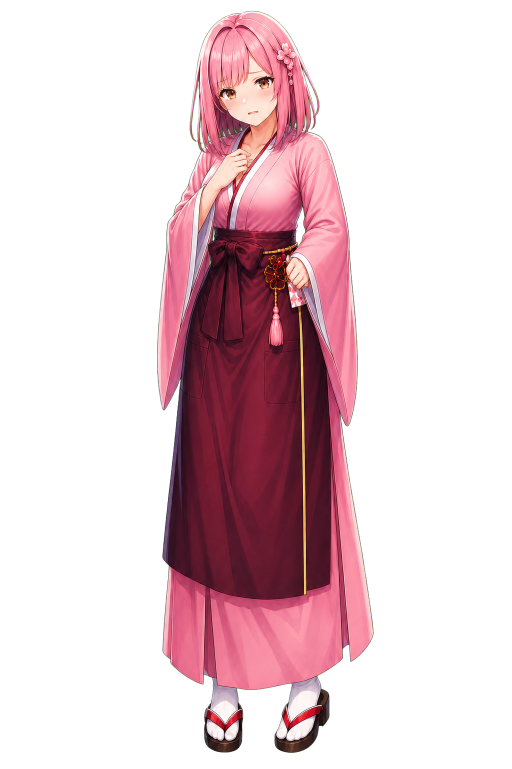
#> input picture 10_作品與專案/驚蟄/03_開發/JingZhe/game/images/characters/hanami_concerned_3q_full_unarmed.png, 1023 x 1537 px (shown at 1/2 size); its folder holds 4 pictures in this run
$ python build_thigh_sprites.py
#> lines starting #> are read from the running program, lines starting #| are printed output that depends on the picture
"""Build uniform thigh-shot game sprites from the formal character mirrors.

The source PNGs in game/images/characters stay untouched. Derived sprites are
written to game/images/characters/thigh and are the files referenced by Ren'Py.
"""

from pathlib import Path

from PIL import Image


PROJECT_DIR = Path(__file__).resolve().parents[1]
SOURCE_DIR = PROJECT_DIR / "game" / "images" / "characters"
OUTPUT_DIR = SOURCE_DIR / "thigh"
OUTPUT_SIZE = (1024, 1536)
FULL_OUTLINE_PREFIXES = ("jorogumo_", "tsuchigumo_", "kamikiri_", "omukade_")
FIXED_CROP_BOXES = {
    "shadow_witch_annoyed_3q_full_holding_staff.png": (139, 28, 836, 1074),
    "shadow_witch_cold_3q_full_holding_staff.png": (139, 28, 836, 1074),
    "shadow_witch_concerned_3q_full_holding_staff.png": (139, 28, 836, 1074),
}


def framing_factor(filename: str) -> float:
    """Return the retained share of the visible subject's vertical extent."""
    if "_thigh_" in filename:
        return 1.0
    return 0.72


def contain_full_outline(image: Image.Image) -> Image.Image:
    """Fit a non-human silhouette without cutting limbs at the crop edges."""
    scale = min(OUTPUT_SIZE[0] / image.width, OUTPUT_SIZE[1] / image.height)
    fitted_size = (
        max(1, round(image.width * scale)),
        max(1, round(image.height * scale)),
    )
    fitted = image.resize(fitted_size, Image.Resampling.LANCZOS)
    framed = Image.new("RGBA", OUTPUT_SIZE, (0, 0, 0, 0))
    framed.alpha_composite(
        fitted,
        ((OUTPUT_SIZE[0] - fitted.width) // 2, OUTPUT_SIZE[1] - fitted.height),
    )
    return framed


def build_sprite(source_path: Path, output_path: Path) -> tuple[int, int, int, int]:
    image = Image.open(source_path).convert("RGBA")
#> image is the input picture: PIL image 1023x1537 RGBA; mean R, G, B, A 49.8, 26.4, 31.6, 75.8
    alpha_box = image.getchannel("A").getbbox()
#> alpha_box = (314, 21, 748, 1506)
    if alpha_box is None:
        raise ValueError(f"Sprite has no visible pixels: {source_path.name}")

    fixed_crop = FIXED_CROP_BOXES.get(source_path.name)
    if fixed_crop is not None:
        framed = image.crop(fixed_crop).resize(OUTPUT_SIZE, Image.Resampling.LANCZOS)
        output_path.parent.mkdir(parents=True, exist_ok=True)
        framed.save(output_path, optimize=True)
        return fixed_crop

    if source_path.name.startswith(FULL_OUTLINE_PREFIXES):
        framed = contain_full_outline(image)
        output_path.parent.mkdir(parents=True, exist_ok=True)
        framed.save(output_path, optimize=True)
        return (0, 0, image.width, image.height)

    factor = framing_factor(source_path.name)
    visible_height = alpha_box[3] - alpha_box[1]
#> visible_height = 1485
    crop_height = min(image.height, round(visible_height * factor))
#> crop_height = 1069
    crop_width = min(image.width, round(crop_height * 2 / 3))
#> crop_width = 713

    crop_top = max(0, min(image.height - crop_height, alpha_box[1] - 20))
#> crop_top = 1
    visible_slice = image.crop(
        (0, crop_top, image.width, crop_top + crop_height)
    ).getchannel("A").getbbox()
#> visible_slice = (314, 20, 719, 1069)
    if visible_slice is None:
        center_x = (alpha_box[0] + alpha_box[2]) / 2
    else:
        center_x = (visible_slice[0] + visible_slice[2]) / 2
#> center_x = 516.5

    crop_left = max(0, min(image.width - crop_width, round(center_x - crop_width / 2)))
#> crop_left = 160
    crop_box = (
        crop_left,
        crop_top,
        crop_left + crop_width,
        crop_top + crop_height,
    )
#> crop_box = (160, 1, 873, 1070)

    framed = image.crop(crop_box).resize(OUTPUT_SIZE, Image.Resampling.LANCZOS)
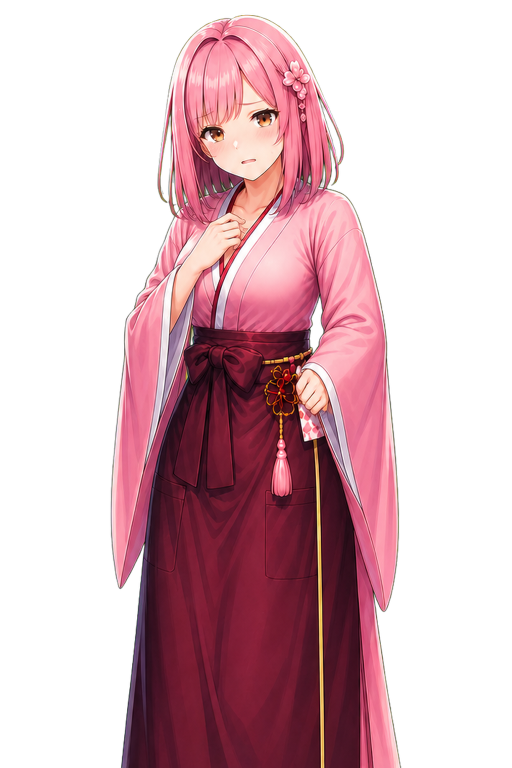
#> framed: PIL image 1024x1536 RGBA (shown at 1/2 size); mean R, G, B, A 71, 37.9, 44.9, 111.4; transparent parts drawn white
    output_path.parent.mkdir(parents=True, exist_ok=True)
    framed.save(output_path, optimize=True)
    return crop_box


def main() -> None:
    sources = sorted(SOURCE_DIR.glob("*.png"))
    if not sources:
        raise SystemExit(f"No source sprites found in {SOURCE_DIR}")

    for source_path in sources:
        crop_box = build_sprite(source_path, OUTPUT_DIR / source_path.name)
#> crop_box = (160, 1, 873, 1070)
        print(f"{source_path.name}: crop={crop_box}")
#| hanami_concerned_3q_full_unarmed.png: crop=(160, 1, 873, 1070)
#> pass 2 of the loop in main, `for source_path in sources:`:
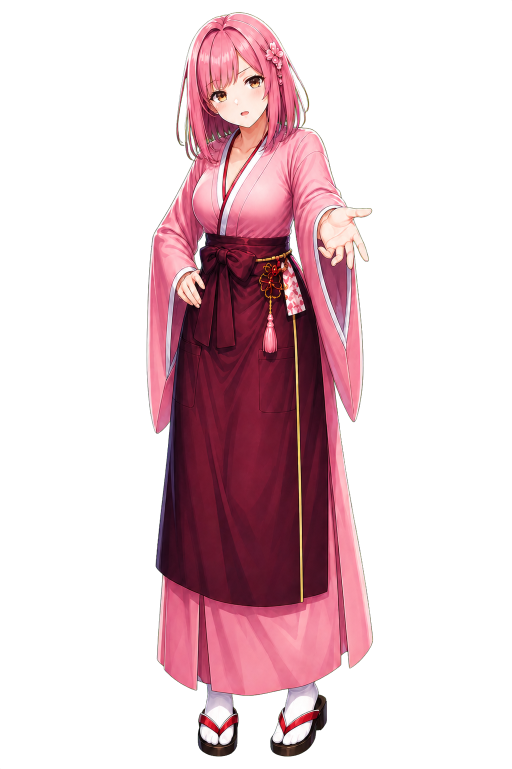
#> input picture 10_作品與專案/驚蟄/03_開發/JingZhe/game/images/characters/hanami_curious_3q_full_unarmed.png, 1023 x 1537 px (shown at 1/2 size)
#> in build_sprite, image is the input picture: PIL image 1023x1537 RGBA; mean R, G, B, A 51.7, 27.7, 33.1, 80.3
#> alpha_box = (0, 0, 1023, 1537)
#> visible_height = 1537
#> crop_height = 1107
#> crop_width = 738
#> crop_top = 0
#> visible_slice = (293, 0, 1023, 1107)
#> center_x = 658
#> crop_left = 285
#> in build_sprite (call 2), `crop_box = ( crop_left, crop_top, crop_left + crop_width, crop_top + c..`: crop_box = (285, 0, 1023, 1107)
#> in build_sprite (call 2), `framed = image.crop(crop_box).resize(OUTPUT_SIZE, Image.Resampling.LAN..`:
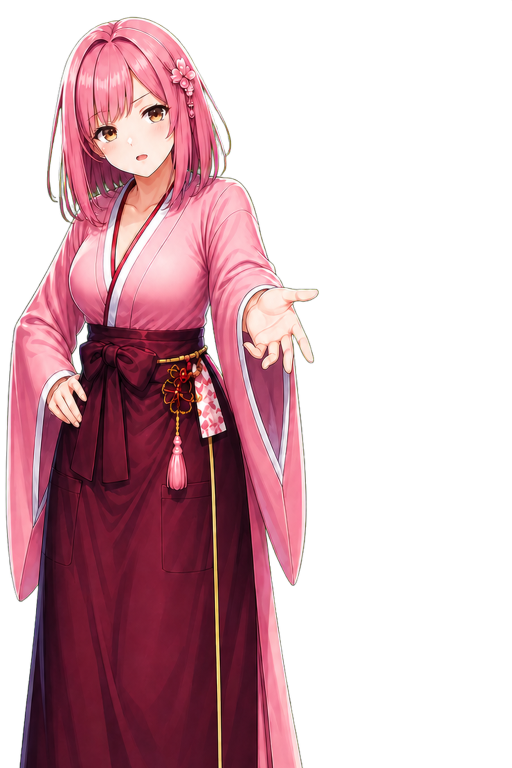
#> framed: PIL image 1024x1536 RGBA (shown at 1/2 size); mean R, G, B, A 71.1, 37.8, 45.2, 114.7; transparent parts drawn white
#| hanami_curious_3q_full_unarmed.png: crop=(285, 0, 1023, 1107)
#> pass 3 of the loop in main, `for source_path in sources:`:
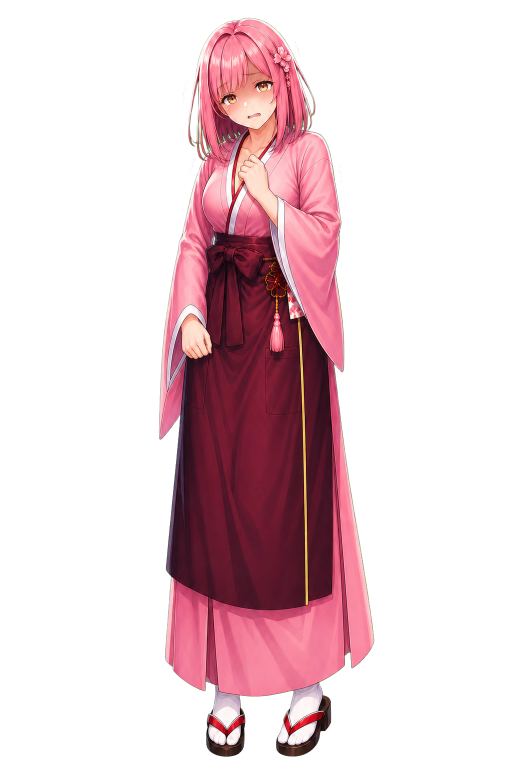
#> input picture 10_作品與專案/驚蟄/03_開發/JingZhe/game/images/characters/hanami_shaken_3q_full_unarmed.png, 1023 x 1537 px (shown at 1/2 size)
#> in build_sprite, image is the input picture: PIL image 1023x1537 RGBA; mean R, G, B, A 47.3, 24.4, 29.2, 72.6
#> alpha_box = (317, 35, 749, 1514)
#> visible_height = 1479
#> crop_height = 1065
#> crop_width = 710
#> crop_top = 15
#> visible_slice = (317, 20, 719, 1065)
#> center_x = 518
#> crop_left = 163
#> in build_sprite (call 3), `crop_box = ( crop_left, crop_top, crop_left + crop_width, crop_top + c..`: crop_box = (163, 15, 873, 1080)
#> in build_sprite (call 3), `framed = image.crop(crop_box).resize(OUTPUT_SIZE, Image.Resampling.LAN..`:
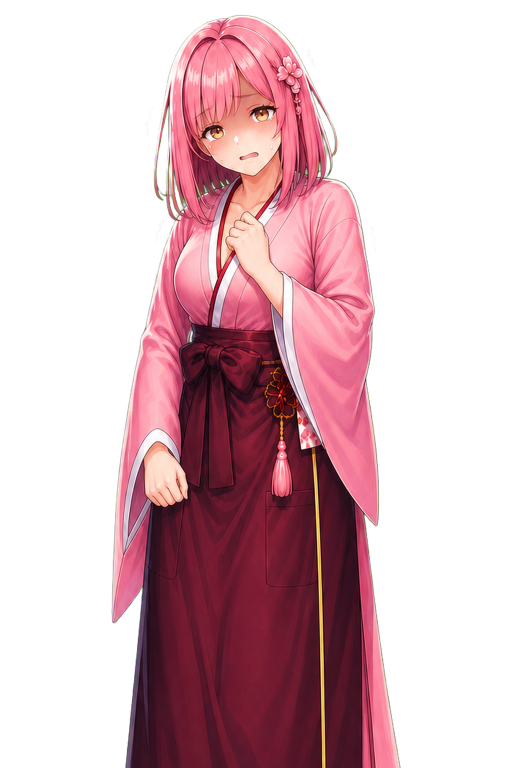
#> framed: PIL image 1024x1536 RGBA (shown at 1/2 size); mean R, G, B, A 67.2, 35.1, 41.3, 105.8; transparent parts drawn white
#| hanami_shaken_3q_full_unarmed.png: crop=(163, 15, 873, 1080)
#> the loop made 4 passes; the first 3 are shown

    print(f"Built {len(sources)} thigh-shot sprites in {OUTPUT_DIR}")


if __name__ == "__main__":
    main()
